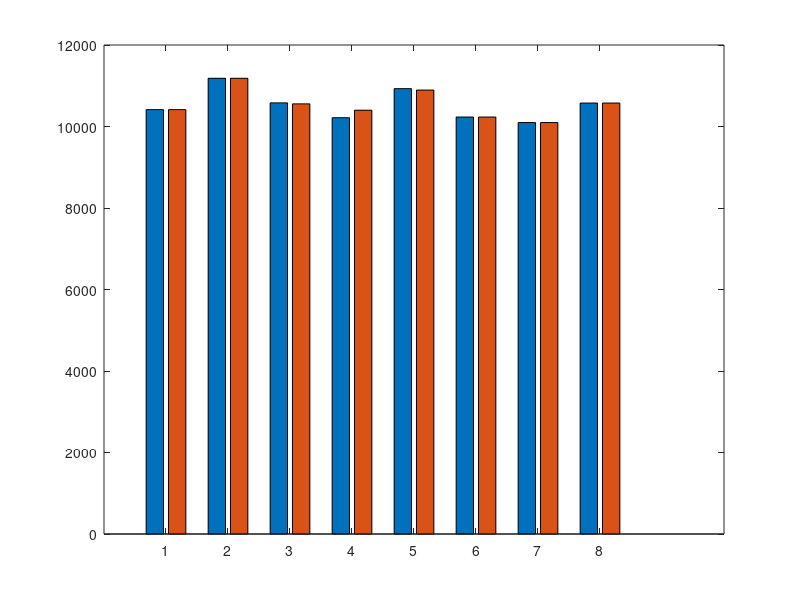

Write the MATLAB code that produced this figure. (Note: this script raises an error after producing the figure.)

%% family comparison script
%% Feature identification learning 
%% Computational modeling analyses for Real Data sets 
% #########################################################################
cat = load("./02_Main_experiment_computational_modeling/Data/data_model_fit_all13_v1cat.mat");
subcat = load("./02_Main_experiment_computational_modeling/Data/data_model_fit_all13_v1sub_cat.mat");

figure
bar([cat.bicMin',subcat.bicMin'])

%% add SPM in the path
addpath(genpath('./spm12'));
%% family comparison

re_arra = [3,4,5]; % compare main models with cat versus subcat resets
model = [];
lme = [ -cat.bicMatrix(:,re_arra), -subcat.bicMatrix(:,re_arra) ];
family.infer = 'RFX';
family.partition = [ ones(1,3), ones(1,3)+1 ];
family.names = {'fam1','fam2'};
[family, model] = spm_compare_families( lme, family );

figure 
bar(family.xp)

%% self vs mean RPs in main models
re_arra1 = [1,4,7];
re_arra2 = [2,5,8];
model = [];
lme = [ -cat.bicMatrix(:,re_arra1), -cat.bicMatrix(:,re_arra2) ];
family.infer = 'RFX';
family.partition = [ ones(1,3), ones(1,3)+1 ];
family.names = {'self','mean'};
[family, model] = spm_compare_families( lme, family );

figure
bar(family.xp)
